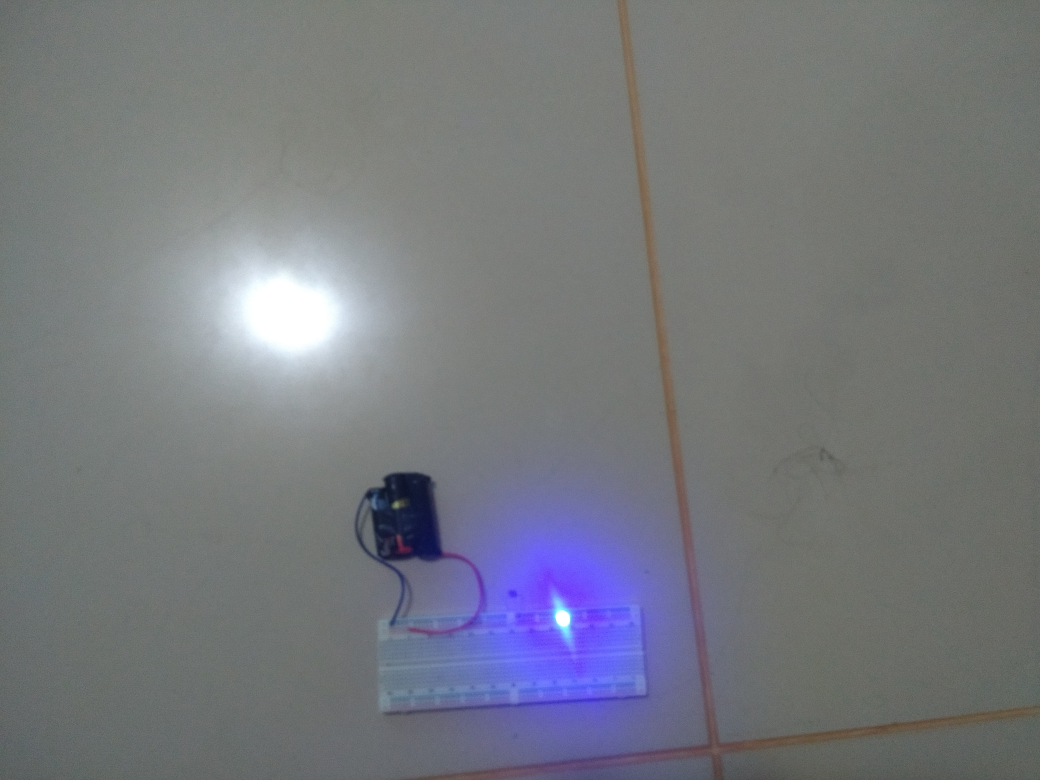
#> input picture img/leds/place_2/blue/IMG_20201110_211645733_BURST000_COVER_TOP.jpg, 4160 x 3120 px (shown at 1/4 size)
$ jupyter execute --allow-errors 'detector de objetos.ipynb'
#> lines starting #> are read from the running program, lines starting #| are printed output that depends on the picture; after the words box and inside, x2 and y2 are one past the last pixel; in counts of white or black regions, pixels touching at a corner belong together
### src/robot_color_tracking.py
import matplotlib.pyplot as plt
import matplotlib.patches as patches
import numpy as np
from abc import ABC, abstractmethod
from enum import Enum
from PIL import Image
import cv2
import cv2.aruco as aruco
import imutils
from scipy.ndimage import measurements, morphology
from scipy.ndimage import gaussian_filter
import time

#https://www.pyimagesearch.com/2016/02/08/opencv-shape-detection/

class Colors(Enum):
	red = 0
	green = 60
	blue = 120

	yellow = 30
	cyan = 90
	magenta = 150

	orange = 15
	chartreuse = 45
	springGreen = 75
	skyBlue = 105
	violet = 135
	pink = 165

class RobotTracking(ABC):
	def __init__(self, img_width=300):
		self.img_width = img_width
		self._image = None
		self._nbr_objects = {}
		self._pose = {}
		self.angle = {}
		self._robotID = []
		self.time = []

	@abstractmethod
	def track(self,image_name):
		pass

	# [9 lines left out: function printRobotLocation, not called in this run]


	def getPoses(self):
		if len(self._pose)>0:
			return self._pose
		else:
			#print('There is no poses calculated yet')
			return {}

	def getPoseByID(self, robotID):
		return self._pose[robotID]
	def getRobotIDs(self):
		return self._robotID
	# [24 lines left out: function getAngle, not called in this run]


	#Define debug functions:

class ColorTrack(RobotTracking):
	def __init__(self,elimination=False,post_erosion=False,img_width=300,colors = [],nbr_colors = 3, binaryThreshold = 110, hueTolerance = 7, satTolerance = 60, kernel=np.ones((20,20)), debug = False):
#> called with elimination = False, post_erosion = False, img_width = 900, nbr_colors = 3, binaryThreshold = 80, hueTolerance = 70, satTolerance = 60, kernel = array of shape (10, 10)
		super().__init__(img_width)

		self.binaryThreshold= binaryThreshold
		self.hueTolerance = hueTolerance
		self.satTolerance = satTolerance
		self.kernel = kernel
		self._debug = debug
		self._colors = []
		self.post_erosion = post_erosion
		self.elimination = elimination

		if(len(colors)==0):
			i = 0
			for color in Colors:
				self._robotID.append(color.name)
				self._colors.append(color)
				i+=1
				if i >= nbr_colors:
					break
		else:
			for c in colors:
				self._robotID.append(c)
				self._colors.append(Colors[c])

		self._labels = {}
		self.segmentedImages = {}

	def _segmentColor(self,image, color):
		image = cv2.cvtColor(image, cv2.COLOR_BGR2HSV)
		if color == 0:
			image[:,:,2] = (image[:,:,0] >= 180-self.hueTolerance) * image[:,:,2] + (image[:,:,0] < 0+self.hueTolerance) * image[:,:,2]
		else:
			image[:,:,2] = (image[:,:,0] >= color - self.hueTolerance) * image[:,:,2]
			image[:,:,2] = (image[:,:,0] < color + self.hueTolerance) * image[:,:,2]
		image[:,:,2] = (image[:,:,1] > self.satTolerance) * image[:,:,2]
		image = cv2.cvtColor(cv2.cvtColor(image, cv2.COLOR_HSV2BGR),cv2.COLOR_BGR2GRAY)

		return image

	def  _filterImage(self,image):
		image = 1*(image>self.binaryThreshold)
		im_open = morphology.binary_opening(image, self.kernel, iterations=1)
		im_closed = morphology.binary_closing(im_open, self.kernel)

		return im_closed

	def _trackByColor(self,image, color):
		image = self._segmentColor(image, color.value)

		image = self._filterImage(image)


		if(self.post_erosion):
			while True:
				labels, nbr_objects = measurements.label(image)
				areas = measurements.sum(image, labels=labels, index=range(1,nbr_objects+1) )
				if(len(areas) > 0):
					if(areas.max()>100):
						image = morphology.binary_erosion(image)
					else:
						break
				else:
					break
			if(self._debug):
				self.segmentedImages[color.name] = image
		else:
			labels, nbr_objects = measurements.label(image)

		center_of_mass = np.array(measurements.center_of_mass(image, labels=labels, index=range(1,nbr_objects+1) ), dtype=float)
		if(len(center_of_mass)!=0):
			return np.flip(center_of_mass, 1), 1*(labels!=0), nbr_objects
		else:
			return [], 1*(labels!=0), nbr_objects

	# [24 lines left out: function postProcessing, not called in this run]


	def track(self,image_name):
		image = cv2.imread(image_name)
#> image is the input picture: shape (3120, 4160, 3); mean B, G, R 125.4, 119.9, 117.5
		beginning = time.time()
		resized = imutils.resize(image, width=self.img_width)
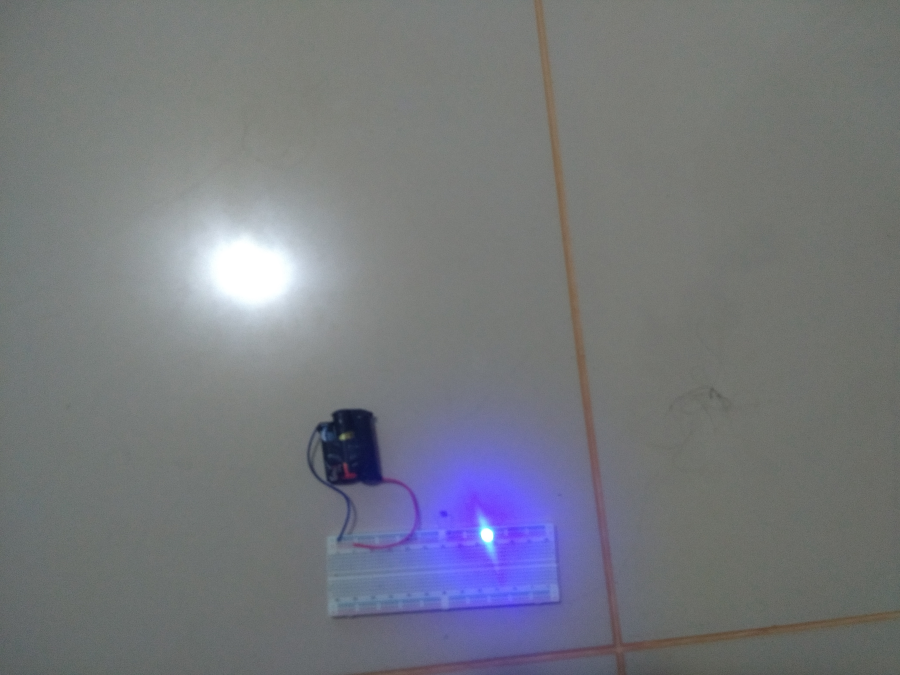
#> resized: shape (675, 900, 3); mean B, G, R 125.4, 119.9, 117.5
		# resized = cv2.medianBlur(resized, 5)
		self._image = cv2.cvtColor(image, cv2.COLOR_BGR2RGB)
		ratio = self._image.shape[0] / float(resized.shape[0])
#> ratio = 4.62
		for color in self._colors:
			if(self._debug):
				self._pose[color.name], self._labels[color.name], self._nbr_objects[color.name] = self._trackByColor(resized, color)
				if(len(self._pose[color.name])!=0):
					self._pose[color.name]*=ratio
			else:
				self._pose[color.name], _, self._nbr_objects[color.name] = self._trackByColor(resized, color)
				if(len(self._pose[color.name])!=0):
					self._pose[color.name]*=ratio
#> this loop made 1 pass
#> pass 1, in _segmentColor, `image = cv2.cvtColor(cv2.cvtColor(image, cv2.COLOR_HSV2BGR),cv2.COLOR_..`:
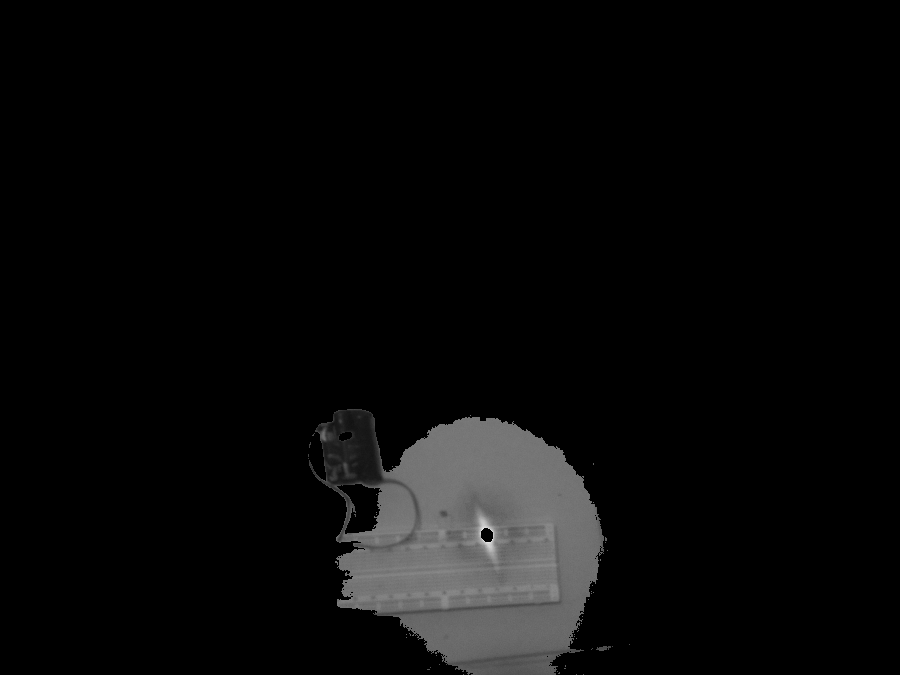
#> image: shape (675, 900); min 0, max 233, mean 9.3
#> pass 1, in _filterImage, `image = 1*(image>self.binaryThreshold)`:
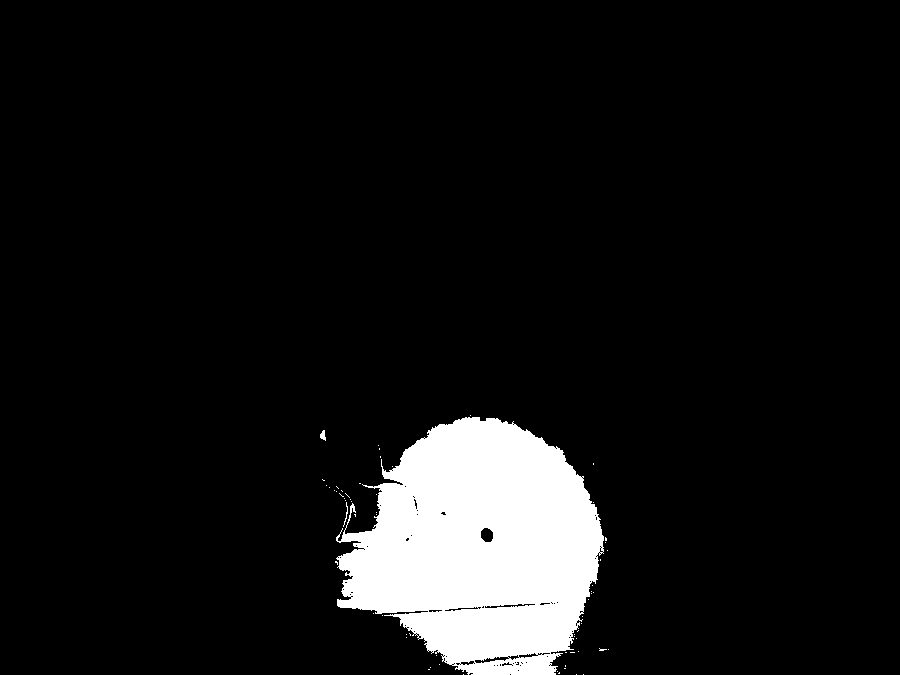
#> image: shape (675, 900) int64; values 0 (black) and 1 (white), 7.9% white; 65 white regions (62 under 20 px), largest, box (x1, y1, x2, y2) and area: (336, 417, 604, 675) 48083, (320, 430, 326, 441) 42, (343, 502, 348, 527) 30
#> pass 1, in _filterImage, `im_open = morphology.binary_opening(image, self.kernel, iterations=1)`:
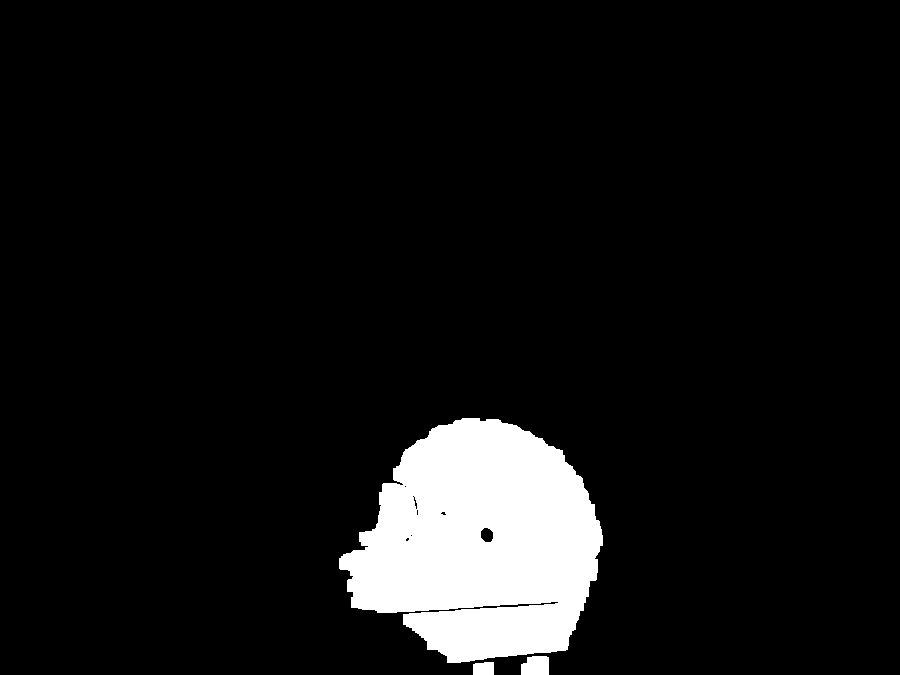
#> im_open: shape (675, 900) bool; 7.6% white; 3 white regions, box (x1, y1, x2, y2) and area: (339, 418, 603, 663) 45415, (521, 656, 549, 675) 481, (473, 662, 494, 675) 260
#> after the loop, self._labels = 1 item; self._nbr_objects = {'blue': 1}; self._pose = {'blue': [[2222, 2520]]}
		if(self.elimination):
			self.postProcessing()
		end = time.time()
		self.time.append(end-beginning)
	# debug functions
	# [18 lines left out: functions printLabel, printSegmentedImage, not called in this run]

class HoughColorTrack(RobotTracking):
	# [82 lines left out: functions __init__, _segmentColor, _trackByColorHough, track, printSegmentedImage, not called in this run]


class GeometricTrack(RobotTracking):
	def __init__(self,img_width=300, areaBounds = (500.0, 20000.0), binaryThreshold = 140, sigma = 3, segmentMethod = 'simple', color = 'green', hueTolerance = 12, satTolerance = 60, debug = False):
		super().__init__(img_width)
		self.areaBounds = areaBounds
		self.binaryThreshold = binaryThreshold
		self.hueTolerance = hueTolerance
		self.satTolerance = satTolerance
		self.sigma = sigma
		self.segmentMethod = segmentMethod
		self._robotID = ['triangle', 'square', 'pentagon', 'circle']

		if(segmentMethod=='oneColor'):
			if type(color) == str:
				self._color = Colors[color].value
			else:
				print("color must be a string. color will be set to 'green'")
				self._color = 'green'
		elif(segmentMethod == "multipleColors"):
			self._color = []
			if type(color) == list:
				for col in color:
					self._color.append(Colors[col].value)
			else:
				i=0
				for col in Colors:
					self._color.append(col.value)
					i+=1
					if i>=4:
						break
		self._segmentedImage = []

		self._debug = debug
	# [107 lines left out: functions _segmentNaive, _segmentColor, track, _getPose, _detect, printSegmentedImage, not called in this run]

class LedTrack(ColorTrack):
	def __init__(self):
		super().__init__()
		self.satTolerance = 255
class AchromaticTrack(ColorTrack):
	# [41 lines left out: functions __init__, _segmentColor, _filterImage, not called in this run]

class SignColorTrack(ColorTrack):
	def __init__(self,img_width=300,colors = [],nbr_colors = 3, binaryThreshold = 30, hueTolerance = 30, satTolerance = 0, kernel=np.ones((20,20)), debug = False):
		super().__init__()
	# [28 lines left out: function _segmentColor, not called in this run]

class ArucoTrack(RobotTracking):
	# [132 lines left out: functions __init__, track, printRobotLocation, getAngle, not called in this run]


	# 	return angle


	#Define debug functions:

### src/detector de objetos.ipynb
[cell 1]
import robot_color_tracking as track
import numpy as np

# [6 lines of commented-out code are left out]
tracker = track.ColorTrack(img_width=900,binaryThreshold = 80, hueTolerance = 70,kernel = np.ones((10,10)), colors = ['blue'], debug=True)
tracker.track('../img/leds/place_2/blue/IMG_20201110_211645733_BURST000_COVER_TOP.jpg')


tracker.getPoses()

[cell 2]
import matplotlib.pyplot as plt

#plt.gray()
#plt.imshow((tracker.segmentedImages['red']>80)*255)
#tracker.segmentedImages['blue']
plt.gray()
#> (the rest of this cell did not finish here and is left out)

[cell 3]
import cv2
from os import listdir
from os.path import isfile, join
import json

#Algoritmo para pegar a posição dos objetos

def capturePosition(event,x,y,flags,param):
    if event == cv2.EVENT_LBUTTONDBLCLK:
        cv2.circle(img,(x,y),100,(255,0,0),-1)
        print("img: "+img_name+"\ncolor: "+c+"\nplace: "+p+"\nx: "+str(x)+"\ny: "+str(y))
        data[img_name]['position'].append([x,y])


#onlyfiles = [f for f in listdir('../img/colors/') if isfile(join('../img', f))]
#> (the rest of this cell did not finish here and is left out)

[cell 4]
import cv2
from os import listdir
from os.path import isfile, join
import json

#teste 1 imagem

def capturePosition(event,x,y,flags,param):
    if event == cv2.EVENT_LBUTTONDBLCLK:
        print("img: "+img_name+"\nobject: "+str(i)+"\nx: "+str(x)+"\ny: "+str(y))
        data[img_name][i].append([x,y])


i=0
data = {}
img_name = 'IMG_20200923_193637993.jpg'
data[img_name] = [[],[],[],[]]
for i in range(4):
    img = cv2.imread('../img/shapes_colors/'+img_name)
    cv2.namedWindow('image', cv2.WINDOW_NORMAL)
    cv2.imshow('image', img)
    cv2.resizeWindow('image', 600, 600)
    cv2.setMouseCallback('image',capturePosition)
    cv2.waitKey(0)
    cv2.destroyAllWindows()

[cell 5]
# Estatisticas

import robot_color_tracking as track
import numpy as np
import json

# Compara o erro entre o resultado esperado e o erro encontrado
methods = [ 'shapes_one_color','shapes','shapes_colors','colors_naive','colors']
#> methods = ['shapes_one_color', 'shapes', 'shapes_colors', 'colors_naive', 'colors']
timeOfTrack = {}
#> (the rest of this cell did not finish here and is left out)



    data = {}
    error = [{},{},{},{}]
    e = 0
    with open('../algorithm_performance_data/real_positions/'+m+'_positions.json', 'r') as f:
        data = json.load(f)
    imgNum = 0
    place = 0
    counterProgress = 0
    for d in sorted(data):
        print('\r'+m+': '+str(format(100*counterProgress/len(data),'.2f'))+'%', end='')
        counterProgress+=1
        shapes = tracker.getRobotIDs()
        tracker.track('../img/'+m+'/'+d)
        trackedPoses = tracker.getPoses()
        realPoses = data[d]
        i=0
        for pos in realPoses:
            if( len(pos) == 0):
                if shapes[i] in trackedPoses:
                    for cont in range(len(trackedPoses[shapes[i]])):
                        error[place][e] = 'false positive'
                        e+=1
            elif shapes[i] in trackedPoses:
                if len(trackedPoses[shapes[i]]) != 0:
                    pos = np.array(pos)
                    posT = np.array(trackedPoses[shapes[i]])
                    if posT.shape[0]==1:
                        if posT.shape[1] == 2:
                            error[place][e] = (posT - pos).tolist()
                        else:
                            error[place][e] = 'false negative'
                    else:
                        dif = posT - pos
                        argminError= (dif**2).sum(axis=1).argmin()
                        error[place][e] = dif[argminError].tolist()
                        for cont in range(posT.shape[0]-1):
                            e+=1
                            error[place][e] = "false positive"
                else:
                    error[place][e] = 'false negative'
                e+=1
            else:
                #print(d)
                error[place][e] = 'false negative'
                e+=1
            i+=1
        if(imgNum%8 == 7):
            place+=1
        imgNum+=1

    print('\r'+m+': '+format(100*counterProgress/len(data),'.2f')+'%')
    timeOfTrack[m] = tracker.time
    for i in range(4):
        with open('../algorithm_performance_data/error/error_'+m+'_'+str(i)+'.json', 'w') as f:
            json.dump(error[i], f)
    with open('../algorithm_performance_data/time/time_'+m+'.json', 'w') as f:
            json.dump(timeOfTrack[m], f)

[cell 6]
tracker.getPoses()

[cell 7]
import json
import numpy as np

# Cálculo de medidas estatísticas

methods = [ 'shapes_one_color','shapes','shapes_colors','colors_naive','colors']
statistics = {}
#> (the rest of this cell did not finish here and is left out)

[cell 8]
statistics

[cell 9]
import numpy as np
import matplotlib.pyplot as plt

# Gráfico com índices de detecção

for m in statistics:
    plt.figure(figsize=(10,10))
    plt.bar(range(1, 16, 4), statistics[m]['detected'], color ='r', width =1,
            edgecolor ='grey', label ='Detectado')
    plt.bar(range(2, 16, 4), statistics[m]['falseNegative'], color ='g', width = 1,
            edgecolor ='grey', label ='Falso Negativo')
    plt.bar(range(3, 16, 4), statistics[m]['falsePositive'], color ='b', width = 1,
            edgecolor ='grey', label ='Falso Positivo')

    # Adding Xticks
    plt.xlabel('Lugar', fontweight ='bold')
    plt.ylabel('Porcentagem', fontweight ='bold')
    plt.xticks([2, 6, 10 , 14],a
               ['Boa iluminação', 'Média iluminação', 'Baixa iluminação', 'Baixa iluminação + fundo ruidoso'])
    plt.suptitle(m, fontsize=16)
    plt.legend()
    plt.savefig('../algorithm_performance_data/graphs/'+m+'_detections.png')
    plt.show()
